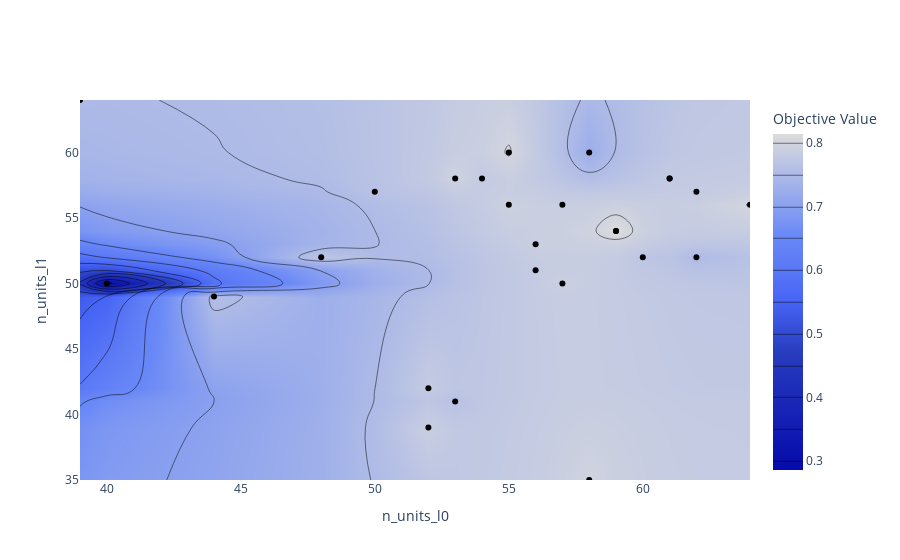

The cell this chart's notebook holds for it:
### Markdown cell above
### Selecting Parameters to Visualize

### Code cell
plot_contour(study, params=['n_units_l0', 'n_units_l1'])

### Figure 1 — Plotly figure (JSON) as saved in the notebook; plotly's stock layout.template omitted (floating-point values rounded to 4 significant figures; data arrays with more than 128 entries replaced by an {"elided": "..."} marker saying what was removed)
{"data": [{"colorbar": {"title": {"text": "Objective Value"}}, "colorscale": [[0, "rgb(5,10,172)"], [0.35, "rgb(40,60,190)"], [0.5, "rgb(70,100,245)"], [0.6, "rgb(90,120,245)"], [0.7, "rgb(106,137,247)"], [1, "rgb(220,220,220)"]], "connectgaps": true, "contours": {"coloring": "heatmap"}, "hoverinfo": "none", "line": {"smoothing": 1.3}, "type": "contour", "x": [39, 40, 44, 48, 50, 52, 53, 54, 55, 56, 57, 58, 59, 60, 61, 62, 64], "y": [35, 39, 41, 42, 49, 50, 51, 52, 53, 54, 56, 57, 58, 60, 64], "z": {"elided": "15x17 float values"}}, {"marker": {"color": "black"}, "mode": "markers", "showlegend": false, "type": "scatter", "x": [60, 59, 58, 40, 39, 44, 55, 53, 64, 53, 52, 62, 54, 48, 62, 52, 59, 57, 61, 58, 56, 56, 55, 57, 61, 50], "y": [52, 54, 60, 50, 64, 49, 60, 41, 56, 58, 42, 57, 58, 52, 52, 39, 54, 50, 58, 35, 53, 51, 56, 56, 58, 57]}], "layout": {"xaxis": {"range": [39, 64], "title": {"text": "n_units_l0"}}, "yaxis": {"range": [35, 64], "title": {"text": "n_units_l1"}}}}
